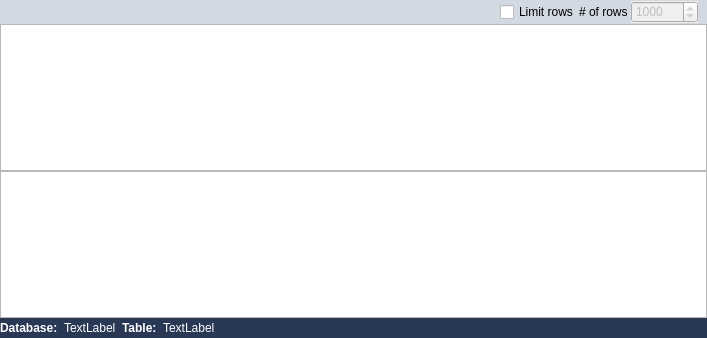
<?xml version="1.0" encoding="UTF-8"?>
<ui version="4.0">
 <class>Form</class>
 <widget class="QWidget" name="Form">
  <property name="geometry">
   <rect>
    <x>0</x>
    <y>0</y>
    <width>707</width>
    <height>338</height>
   </rect>
  </property>
  <property name="windowTitle">
   <string>Form</string>
  </property>
  <property name="styleSheet">
   <string notr="true">#Form {
background: #293955;
}
#wToolbar {
background: #d2d9e2;
}
QTableView { gridline-color: #b4b4b4; }</string>
  </property>
  <layout class="QVBoxLayout" name="verticalLayout">
   <property name="spacing">
    <number>0</number>
   </property>
   <property name="margin">
    <number>0</number>
   </property>
   <item>
    <widget class="QFrame" name="wToolbar">
     <property name="autoFillBackground">
      <bool>false</bool>
     </property>
     <layout class="QHBoxLayout" name="horizontalLayout_3">
      <property name="spacing">
       <number>0</number>
      </property>
      <property name="leftMargin">
       <number>0</number>
      </property>
      <property name="topMargin">
       <number>0</number>
      </property>
      <property name="bottomMargin">
       <number>0</number>
      </property>
      <item>
       <widget class="QToolButton" name="bExportData">
        <property name="icon">
         <iconset resource="../icons/res.qrc">
          <normaloff>:/icons/application_go.png</normaloff>:/icons/application_go.png</iconset>
        </property>
        <property name="autoRaise">
         <bool>true</bool>
        </property>
       </widget>
      </item>
      <item>
       <widget class="QToolButton" name="bCopyData">
        <property name="styleSheet">
         <string notr="true">margin-right: 4;</string>
        </property>
        <property name="icon">
         <iconset resource="../icons/res.qrc">
          <normaloff>:/icons/table_go.png</normaloff>:/icons/table_go.png</iconset>
        </property>
        <property name="popupMode">
         <enum>QToolButton::InstantPopup</enum>
        </property>
        <property name="autoRaise">
         <bool>true</bool>
        </property>
       </widget>
      </item>
      <item>
       <widget class="QToolButton" name="toolButton_3">
        <property name="enabled">
         <bool>false</bool>
        </property>
        <property name="icon">
         <iconset resource="../icons/res.qrc">
          <normaloff>:/icons/spacer.png</normaloff>:/icons/spacer.png</iconset>
        </property>
        <property name="iconSize">
         <size>
          <width>7</width>
          <height>16</height>
         </size>
        </property>
        <property name="autoRaise">
         <bool>true</bool>
        </property>
       </widget>
      </item>
      <item>
       <widget class="QToolButton" name="bInsertRow">
        <property name="icon">
         <iconset resource="../icons/res.qrc">
          <normaloff>:/icons/table_row_insert.png</normaloff>:/icons/table_row_insert.png</iconset>
        </property>
        <property name="autoRaise">
         <bool>true</bool>
        </property>
       </widget>
      </item>
      <item>
       <widget class="QToolButton" name="bDuplicateRows">
        <property name="icon">
         <iconset resource="../icons/res.qrc">
          <normaloff>:/icons/table_multiple.png</normaloff>:/icons/table_multiple.png</iconset>
        </property>
        <property name="autoRaise">
         <bool>true</bool>
        </property>
       </widget>
      </item>
      <item>
       <widget class="QToolButton" name="bSaveChanges">
        <property name="enabled">
         <bool>false</bool>
        </property>
        <property name="minimumSize">
         <size>
          <width>24</width>
          <height>24</height>
         </size>
        </property>
        <property name="maximumSize">
         <size>
          <width>24</width>
          <height>24</height>
         </size>
        </property>
        <property name="statusTip">
         <string>Save changes</string>
        </property>
        <property name="icon">
         <iconset resource="../icons/res.qrc">
          <normaloff>:/icons/disk.png</normaloff>:/icons/disk.png</iconset>
        </property>
        <property name="autoRaise">
         <bool>true</bool>
        </property>
       </widget>
      </item>
      <item>
       <widget class="QToolButton" name="bRemoveSelectedRows">
        <property name="minimumSize">
         <size>
          <width>24</width>
          <height>24</height>
         </size>
        </property>
        <property name="maximumSize">
         <size>
          <width>24</width>
          <height>24</height>
         </size>
        </property>
        <property name="statusTip">
         <string>Delete selected rows</string>
        </property>
        <property name="icon">
         <iconset resource="../icons/res.qrc">
          <normaloff>:/icons/table_row_delete.png</normaloff>:/icons/table_row_delete.png</iconset>
        </property>
        <property name="autoRaise">
         <bool>true</bool>
        </property>
       </widget>
      </item>
      <item>
       <widget class="QToolButton" name="bDiscardChanges">
        <property name="enabled">
         <bool>false</bool>
        </property>
        <property name="minimumSize">
         <size>
          <width>24</width>
          <height>24</height>
         </size>
        </property>
        <property name="maximumSize">
         <size>
          <width>24</width>
          <height>24</height>
         </size>
        </property>
        <property name="statusTip">
         <string>Discard changes</string>
        </property>
        <property name="icon">
         <iconset resource="../icons/res.qrc">
          <normaloff>:/icons/cross.png</normaloff>:/icons/cross.png</iconset>
        </property>
        <property name="autoRaise">
         <bool>true</bool>
        </property>
       </widget>
      </item>
      <item>
       <widget class="QToolButton" name="toolButton_2">
        <property name="enabled">
         <bool>false</bool>
        </property>
        <property name="icon">
         <iconset resource="../icons/res.qrc">
          <normaloff>:/icons/spacer.png</normaloff>:/icons/spacer.png</iconset>
        </property>
        <property name="iconSize">
         <size>
          <width>7</width>
          <height>16</height>
         </size>
        </property>
        <property name="autoRaise">
         <bool>true</bool>
        </property>
       </widget>
      </item>
      <item>
       <widget class="QToolButton" name="bGridView">
        <property name="icon">
         <iconset resource="../icons/res.qrc">
          <normaloff>:/icons/application_grid.png</normaloff>:/icons/application_grid.png</iconset>
        </property>
        <property name="checkable">
         <bool>true</bool>
        </property>
        <property name="autoRaise">
         <bool>true</bool>
        </property>
       </widget>
      </item>
      <item>
       <widget class="QToolButton" name="bTableView">
        <property name="icon">
         <iconset resource="../icons/res.qrc">
          <normaloff>:/icons/application_view_columns.png</normaloff>:/icons/application_view_columns.png</iconset>
        </property>
        <property name="checkable">
         <bool>true</bool>
        </property>
        <property name="autoRaise">
         <bool>true</bool>
        </property>
       </widget>
      </item>
      <item>
       <spacer name="horizontalSpacer_2">
        <property name="orientation">
         <enum>Qt::Horizontal</enum>
        </property>
        <property name="sizeHint" stdset="0">
         <size>
          <width>40</width>
          <height>20</height>
         </size>
        </property>
       </spacer>
      </item>
      <item>
       <widget class="QToolButton" name="bRefresh">
        <property name="minimumSize">
         <size>
          <width>24</width>
          <height>24</height>
         </size>
        </property>
        <property name="maximumSize">
         <size>
          <width>24</width>
          <height>24</height>
         </size>
        </property>
        <property name="statusTip">
         <string>Refesh data</string>
        </property>
        <property name="icon">
         <iconset resource="../icons/res.qrc">
          <normaloff>:/icons/table_refresh.png</normaloff>:/icons/table_refresh.png</iconset>
        </property>
        <property name="autoRaise">
         <bool>true</bool>
        </property>
       </widget>
      </item>
      <item>
       <widget class="QCheckBox" name="ckLimit">
        <property name="autoFillBackground">
         <bool>false</bool>
        </property>
        <property name="text">
         <string>Limit rows</string>
        </property>
       </widget>
      </item>
      <item>
       <widget class="QLabel" name="label_5">
        <property name="autoFillBackground">
         <bool>false</bool>
        </property>
        <property name="text">
         <string># of rows </string>
        </property>
       </widget>
      </item>
      <item>
       <widget class="QSpinBox" name="iLimit">
        <property name="enabled">
         <bool>false</bool>
        </property>
        <property name="autoFillBackground">
         <bool>true</bool>
        </property>
        <property name="maximum">
         <number>1000000</number>
        </property>
        <property name="value">
         <number>1000</number>
        </property>
       </widget>
      </item>
     </layout>
    </widget>
   </item>
   <item>
    <widget class="QTableView" name="twGrid">
     <property name="styleSheet">
      <string notr="true">QTableView::item::selected {
background: #dddceb;
}</string>
     </property>
     <property name="alternatingRowColors">
      <bool>true</bool>
     </property>
     <property name="selectionBehavior">
      <enum>QAbstractItemView::SelectRows</enum>
     </property>
     <property name="sortingEnabled">
      <bool>true</bool>
     </property>
     <property name="wordWrap">
      <bool>false</bool>
     </property>
    </widget>
   </item>
   <item>
    <widget class="QPlainTextEdit" name="tTable">
     <property name="font">
      <font>
       <family>Courier New</family>
       <pointsize>10</pointsize>
      </font>
     </property>
     <property name="lineWrapMode">
      <enum>QPlainTextEdit::NoWrap</enum>
     </property>
     <property name="readOnly">
      <bool>true</bool>
     </property>
    </widget>
   </item>
   <item>
    <widget class="QWidget" name="widget" native="true">
     <property name="styleSheet">
      <string notr="true">QLabel {
color: #fff;
}</string>
     </property>
     <layout class="QHBoxLayout" name="horizontalLayout">
      <property name="margin">
       <number>0</number>
      </property>
      <item>
       <widget class="QLabel" name="label">
        <property name="font">
         <font>
          <weight>75</weight>
          <bold>true</bold>
         </font>
        </property>
        <property name="text">
         <string>Database:</string>
        </property>
       </widget>
      </item>
      <item>
       <widget class="QLabel" name="lDatabase">
        <property name="text">
         <string>TextLabel</string>
        </property>
       </widget>
      </item>
      <item>
       <widget class="QLabel" name="label_4">
        <property name="font">
         <font>
          <weight>75</weight>
          <bold>true</bold>
         </font>
        </property>
        <property name="text">
         <string>Table:</string>
        </property>
       </widget>
      </item>
      <item>
       <widget class="QLabel" name="lTable">
        <property name="text">
         <string>TextLabel</string>
        </property>
       </widget>
      </item>
      <item>
       <spacer name="horizontalSpacer">
        <property name="orientation">
         <enum>Qt::Horizontal</enum>
        </property>
        <property name="sizeHint" stdset="0">
         <size>
          <width>40</width>
          <height>20</height>
         </size>
        </property>
       </spacer>
      </item>
     </layout>
    </widget>
   </item>
  </layout>
  <action name="actionExportData">
   <property name="icon">
    <iconset resource="../icons/res.qrc">
     <normaloff>:/icons/application_go.png</normaloff>:/icons/application_go.png</iconset>
   </property>
   <property name="text">
    <string>Export as </string>
   </property>
  </action>
  <action name="actionCopy_Data">
   <property name="icon">
    <iconset resource="../icons/res.qrc">
     <normaloff>:/icons/table_go.png</normaloff>:/icons/table_go.png</iconset>
   </property>
   <property name="text">
    <string>Copy Data</string>
   </property>
  </action>
  <action name="actionInsert_Row">
   <property name="icon">
    <iconset resource="../icons/res.qrc">
     <normaloff>:/icons/table_row_insert.png</normaloff>:/icons/table_row_insert.png</iconset>
   </property>
   <property name="text">
    <string>Insert new row</string>
   </property>
  </action>
  <action name="actionDuplicateRow">
   <property name="icon">
    <iconset resource="../icons/res.qrc">
     <normaloff>:/icons/table_multiple.png</normaloff>:/icons/table_multiple.png</iconset>
   </property>
   <property name="text">
    <string>Duplicate Current Row</string>
   </property>
   <property name="toolTip">
    <string>Duplicate Current Row</string>
   </property>
  </action>
  <action name="actionSave_changes">
   <property name="enabled">
    <bool>false</bool>
   </property>
   <property name="icon">
    <iconset resource="../icons/res.qrc">
     <normaloff>:/icons/disk.png</normaloff>:/icons/disk.png</iconset>
   </property>
   <property name="text">
    <string>Save changes</string>
   </property>
  </action>
  <action name="actionDelete_Row">
   <property name="icon">
    <iconset resource="../icons/res.qrc">
     <normaloff>:/icons/table_row_delete.png</normaloff>:/icons/table_row_delete.png</iconset>
   </property>
   <property name="text">
    <string>Delete selected row</string>
   </property>
  </action>
  <action name="actionDiscard_changes">
   <property name="enabled">
    <bool>false</bool>
   </property>
   <property name="icon">
    <iconset resource="../icons/res.qrc">
     <normaloff>:/icons/cross.png</normaloff>:/icons/cross.png</iconset>
   </property>
   <property name="text">
    <string>Discard changes</string>
   </property>
  </action>
  <action name="actionRefresh">
   <property name="icon">
    <iconset resource="../icons/res.qrc">
     <normaloff>:/icons/table_refresh.png</normaloff>:/icons/table_refresh.png</iconset>
   </property>
   <property name="text">
    <string>Refresh</string>
   </property>
  </action>
  <action name="actionGrid_View">
   <property name="checkable">
    <bool>true</bool>
   </property>
   <property name="checked">
    <bool>true</bool>
   </property>
   <property name="icon">
    <iconset resource="../icons/res.qrc">
     <normaloff>:/icons/application_grid.png</normaloff>:/icons/application_grid.png</iconset>
   </property>
   <property name="text">
    <string>Grid View</string>
   </property>
  </action>
  <action name="actionTable_View">
   <property name="checkable">
    <bool>true</bool>
   </property>
   <property name="icon">
    <iconset resource="../icons/res.qrc">
     <normaloff>:/icons/application_view_columns.png</normaloff>:/icons/application_view_columns.png</iconset>
   </property>
   <property name="text">
    <string>Table View</string>
   </property>
  </action>
  <action name="actionCopy_Cell">
   <property name="text">
    <string>Copy Cell Data to Clipboard</string>
   </property>
  </action>
  <action name="actionCopy_Table">
   <property name="text">
    <string>Copy Table to Clipboard</string>
   </property>
  </action>
  <action name="actionCopy_Selected">
   <property name="text">
    <string>Copy Selected Row(s) to Clipboard</string>
   </property>
  </action>
 </widget>
 <resources>
  <include location="../icons/res.qrc"/>
 </resources>
 <connections>
  <connection>
   <sender>ckLimit</sender>
   <signal>toggled(bool)</signal>
   <receiver>iLimit</receiver>
   <slot>setEnabled(bool)</slot>
   <hints>
    <hint type="sourcelabel">
     <x>546</x>
     <y>8</y>
    </hint>
    <hint type="destinationlabel">
     <x>665</x>
     <y>17</y>
    </hint>
   </hints>
  </connection>
 </connections>
</ui>
